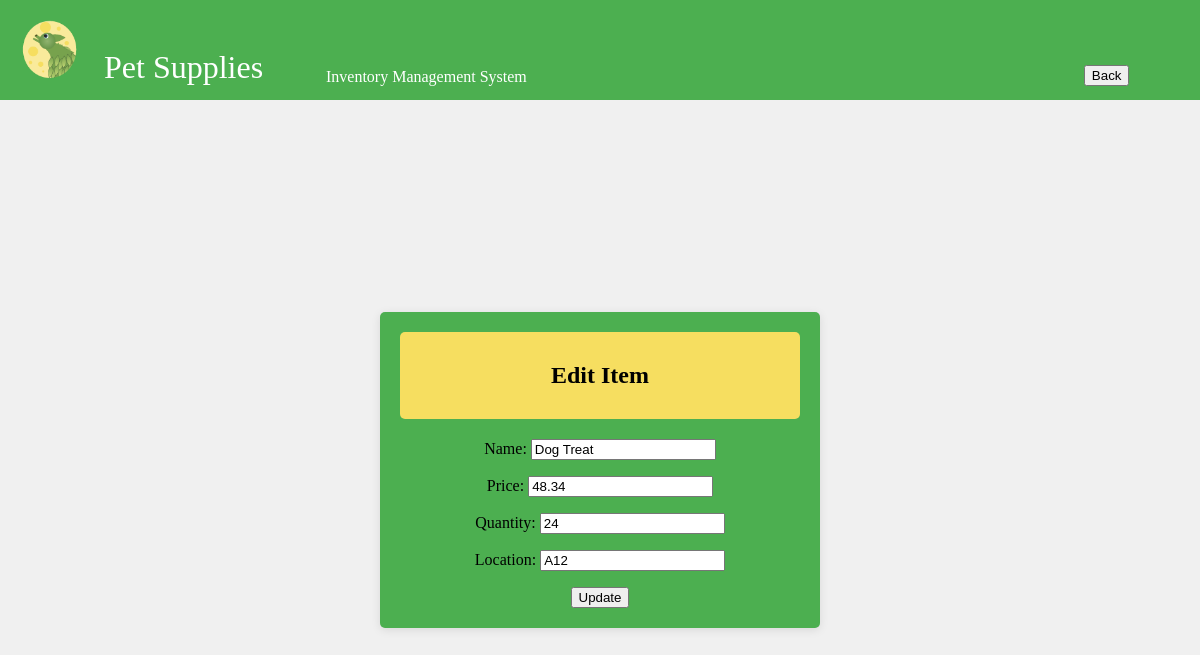
The app's page /edit-supply/Dog Treat/ (signed in), older data.
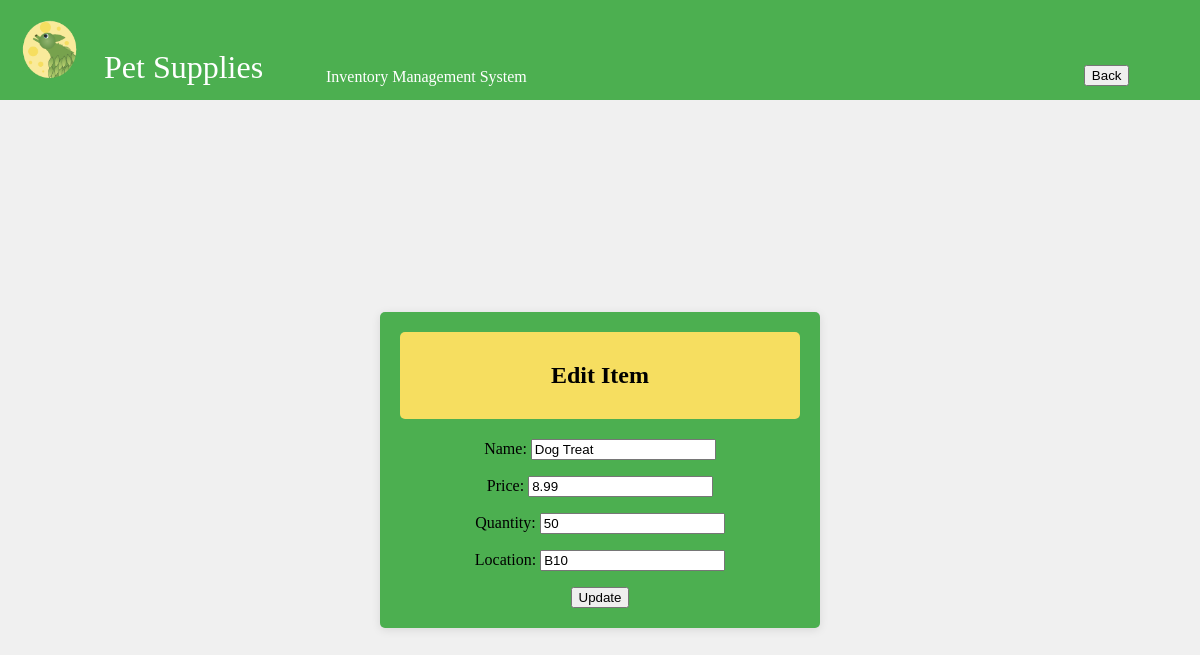
The same page, newer data.
### inventory/models.py (models this page shows, shortened)
class Supply(models.Model):
    name = models.CharField(max_length=255, primary_key=True)
    price = models.FloatField()
    quantity = models.IntegerField()
    location = models.CharField(max_length=255)
    reorder_point = models.PositiveIntegerField(default=5)

### inventory/views.py (the view)
# urls.py: path('edit-supply/<str:supply_name>/', views.edit_supply, name='edit_supply'),  # Edit supply
@login_required
def edit_supply(request, supply_name):
    supply = get_object_or_404(Supply, name=supply_name)
    if request.method == 'POST':
        form = SupplyForm(request.POST, instance=supply)
        if form.is_valid():
            form.save()
            messages.success(request, 'Supply updated successfully!')
    else:
        form = SupplyForm(instance=supply)
    return render(request, 'inventory/edit_supply.html', {'form': form})

### inventory/forms.py
class SupplyForm(forms.ModelForm):
    class Meta:
        model = Supply
        fields = ['name', 'price', 'quantity', 'location']

### inventory/templates/inventory/edit_supply.html (shortened to what this page needs)
{% load static %}
<!DOCTYPE html>
<html lang="en">
<head>
    <link rel="stylesheet" href="{% static 'css/styles.css' %}">
</head>
<body>
    <div class="header-container">
        <table class = "nav_tab">
            <tr>
                <td>
    <img src="{% static 'icons/TLeafLogo2sm.png' %}" alt="T Leaf Logo">
</td>
 <td class = "pet">
    <div class = "head">
        Pet Supplies
        </div>
    </td>
<td class = "warn2">
    Inventory Management System
</td>
<td class = "warn2">
    <a href="{% url 'index' %}">
        <button type="submit">Back
        </button>
        </a>
</td>
</tr>
</table>
</div>
<div class="form-container">
    <div class="login-form">
    <div class="login-header"><center><h2 class = "header_log">Edit Item</h2></center></div>
    <center>
    <form method="POST">
        {{ form.as_p }}
        <button type="submit">Update</button>
    </form>
</center>
</div>
    </div>
</body>
</html>

### inventory/static/css/styles.css (style rules this page uses)
.header-container { background-color: #4CAF50; align-items: center; height: 80px; color: white; text-align: center; }
.header-container img { width: 60px; height: auto; margin-right: 1px; }
.nav_tab { width: 100%; height: 50px; }
.nav_tab th, td, p { vertical-align: bottom; }
.pet { font-size: 2em; vertical-align: bottom; width: 20%; }
.warn2 { width:70%; }
.head { margin-right: auto; margin-left: 5px; vertical-align: top; }
.data_tab th, td { text-align: left; padding: 8px; }

### inventory/templates/inventory/edit_supply.html (style rules this page uses)
body { margin: 0; background-color: #f0f0f0; }
.header-container { background-color: #4CAF50; color: white; padding: 10px; text-align: center; }
.nav_tab { width: 100%; margin: 0; padding: 0; }
.form-container { display: flex; justify-content: center; align-items: center; height: calc(100vh - 60px); }
.login-form { background-color: #4CAF50; padding: 20px; border-radius: 5px; box-shadow: 0 2px 10px rgba(0, 0, 0, 0.1); max-width: 400px; width: 100%; }
.header_log { color:black; }
.login-header { background-color: #F6DE60; color: #4CAF50; padding: 10px; text-align: center; border-radius: 5px; margin-bottom: 20px; }

Row changes from the older to the newer data that the page shows:
changed Supply "Dog Treat": price "48.34" → "8.99"; quantity "24" → "50"; location "A12" → "B10"
